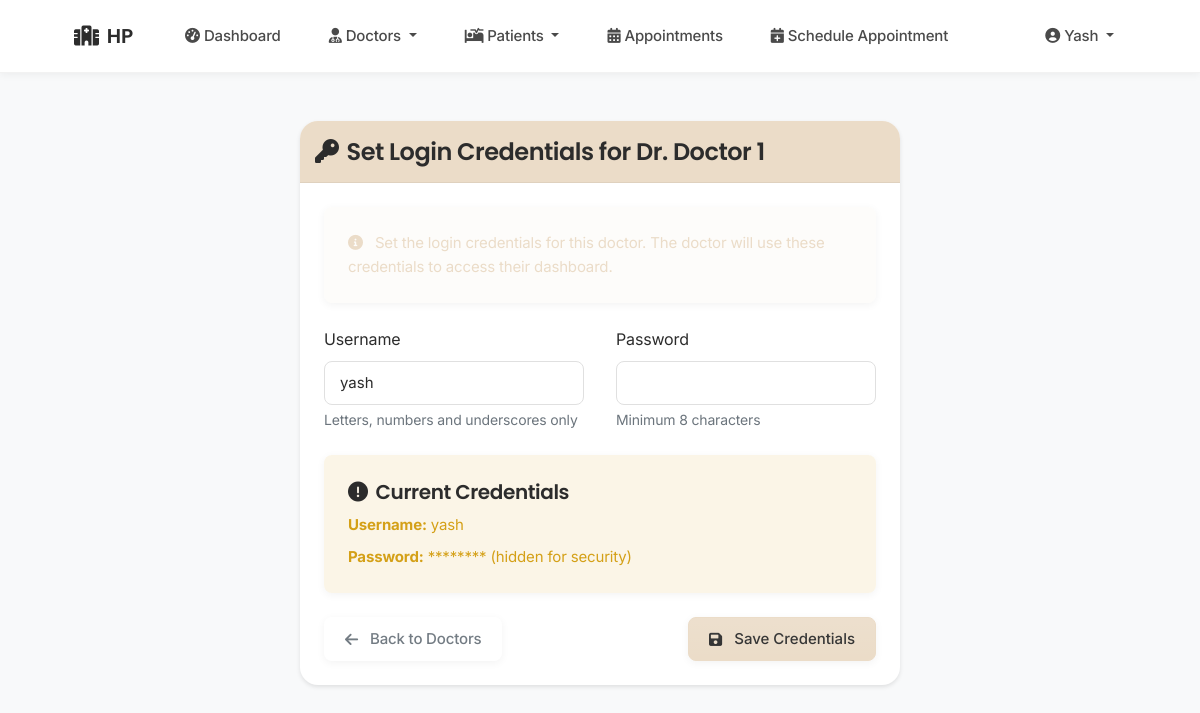
Page /admin/set_doctor_credentials/1 (signed in) on the committed database.
### tables this page shows
CREATE TABLE doctors (
                id INTEGER PRIMARY KEY AUTOINCREMENT,
                name TEXT NOT NULL,
                specialization TEXT NOT NULL,
                experience INTEGER,
                consultation_fee REAL,
                contact TEXT,
                bio TEXT,
                image_path TEXT,
                username TEXT UNIQUE,
                password TEXT,
                created_by INTEGER,
                hospital_id INTEGER NOT NULL,
                FOREIGN KEY (created_by) REFERENCES staff(id),
                FOREIGN KEY (hospital_id) REFERENCES staff(id)
            );

### app.py (the view, shortened to what this page needs)
@app.route('/admin/set_doctor_credentials/<int:doctor_id>', methods=['GET', 'POST'])
def set_doctor_credentials(doctor_id):
    if 'user_id' not in session or session['user_type'] != 'admin':
        return redirect(url_for('login'))
    conn = get_db_connection()
    doctor = conn.execute('SELECT * FROM doctors WHERE id = ? AND hospital_id = ?',
                         (doctor_id, session['hospital_id'])).fetchone()
    if not doctor:
        flash('Doctor not found', 'danger')
        return redirect(url_for('view_doctors'))
    return render_template('admin/set_doctor_credentials.html', doctor=doctor)

### app.py (called while the page is built)
@app.context_processor
def utility_processor():
    def now():
        return datetime.now()
    return dict(now=now)

def get_db_connection():
    try:
        conn = sqlite3.connect(get_db_path())
        conn.row_factory = sqlite3.Row
        return conn
    except sqlite3.Error as e:
        logger.error(f"Database connection error: {e}")
        raise

### database.py (called while the page is built)
def get_db_path():
    app_dir = os.path.dirname(os.path.abspath(__file__))
    if 'RENDER' in os.environ:
        db_dir = os.path.join(app_dir, 'data')
        if not os.path.exists(db_dir):
            os.makedirs(db_dir, exist_ok=True)
            logger.info(f"Created database directory: {db_dir}")
        return os.path.join(db_dir, 'hospital.db')
    else:
        instance_path = os.path.join(app_dir, 'instance')
        if not os.path.exists(instance_path):
            os.makedirs(instance_path, exist_ok=True)
            logger.info(f"Created instance directory: {instance_path}")
        return os.path.join(instance_path, 'hospital.db')

### templates/admin/set_doctor_credentials.html (shortened to what this page needs)
{% extends "base.html" %}
{% block content %}
<div class="container py-4">
    <div class="card credential-card">
        <div class="card-header  text-white" style="border-radius: 8px 8px 0 0;background-color:rgb(235, 220, 200); padding: 15px 15px">
            <h4 class="mb-0">
                <i class="fas fa-key me-2"></i>Set Login Credentials for Dr. {{ doctor.name }}
            </h4>
        </div>
        <div class="card-body p-4">
            <div class="alert alert-info mb-4">
                <i class="fas fa-info-circle me-2"></i>
                Set the login credentials for this doctor. The doctor will use these credentials to access their dashboard.
            </div>
            <form method="POST" action="{{ url_for('set_doctor_credentials', doctor_id=doctor.id) }}" class="needs-validation" novalidate>
                <div class="row g-3">
                    <div class="col-md-6">
                        <label for="username" class="form-label">Username</label>
                        <input type="text" class="form-control" id="username" name="username"
                               value="{{ doctor.username if doctor.username else '' }}" required minlength="4">
                        <div class="form-text text-muted">Letters, numbers and underscores only</div>
                    </div>
                    <div class="col-md-6">
                        <label for="password" class="form-label">Password</label>
                        <input type="password" class="form-control" id="password" name="password" required minlength="8">
                        <div class="form-text text-muted">Minimum 8 characters</div>
                    </div>
                </div>
                {% if doctor.username %}
                <div class="alert alert-warning mt-4">
                    <h5 class="mb-2"><i class="fas fa-exclamation-circle me-2"></i>Current Credentials</h5>
                    <div class="mb-2">
                        <strong>Username:</strong> {{ doctor.username }}
                    </div>
                    <div class="mb-0">
                        <strong>Password:</strong> ******** (hidden for security)
                    </div>
                </div>
                {% endif %}
                <div class="d-flex justify-content-between mt-4">
                    <a href="{{ url_for('view_doctors') }}" class="btn btn-outline-secondary">
                        <i class="fas fa-arrow-left me-1"></i> Back to Doctors
                    </a>
                    <button type="submit" class="btn btn-primary">
                        <i class="fas fa-save me-1"></i> Save Credentials
                    </button>
                </div>
            </form>
        </div>
    </div>
</div>
{% endblock %}

### templates/base.html (shortened to what this page needs)
<!DOCTYPE html>
<html lang="en">
<head>
    <link rel="stylesheet" href="https://cdnjs.cloudflare.com/ajax/libs/font-awesome/6.0.0/css/all.min.css">
    <link href="https://cdn.jsdelivr.net/npm/bootstrap@5.1.3/dist/css/bootstrap.min.css" rel="stylesheet">
</head>
<body class="bg-light">
    <nav class="navbar navbar-expand-lg navbar-light">
        <div class="container">
            <a class="navbar-brand" href="{{ url_for('admin_dashboard') if session.get('user_type') == 'admin' else url_for('doctor_dashboard') }}">
                <i class="fas fa-hospital me-2"></i>{{ session.get('hospital_name', 'Hospital Management') }}
            </a>
            <div class="collapse navbar-collapse" id="navbarNav">
                <ul class="navbar-nav me-auto">
                    {% if session.get('user_id') %}
                        {% if session.get('user_type') == 'admin' %}
                            <li class="nav-item">
                                <a class="nav-link" href="{{ url_for('admin_dashboard') }}">
                                    <i class="fas fa-tachometer-alt me-1"></i>Dashboard
                                </a>
                            </li>
                            <li class="nav-item dropdown">
                                <a class="nav-link dropdown-toggle" href="#" id="doctorsDropdown" role="button" data-bs-toggle="dropdown">
                                    <i class="fas fa-user-md me-1"></i>Doctors
                                </a>
                            </li>
                            <li class="nav-item dropdown">
                                <a class="nav-link dropdown-toggle" href="#" id="patientsDropdown" role="button" data-bs-toggle="dropdown">
                                    <i class="fas fa-procedures me-1"></i>Patients
                                </a>
                            </li>
                            <li class="nav-item">
                                <a class="nav-link" href="{{ url_for('view_appointments') }}">
                                    <i class="fas fa-calendar-alt me-1"></i>Appointments
                                </a>
                            </li>
                            <li class="nav-item">
                                <a class="nav-link" href="{{ url_for('schedule_appointment') }}">
                                    <i class="fas fa-calendar-plus me-1"></i>Schedule Appointment
                                </a>
                            </li>
                        {% endif %}
                    {% endif %}
                </ul>
                <ul class="navbar-nav">
                    {% if session.get('user_id') %}
                        <li class="nav-item dropdown">
                            <a class="nav-link dropdown-toggle" href="#" id="navbarDropdown" role="button" data-bs-toggle="dropdown" aria-expanded="false">
                                <i class="fas fa-user-circle me-1"></i>{{ session.get('name', 'User') }}
                            </a>
                        </li>
                    {% endif %}
                </ul>
            </div>
        </div>
    </nav>
    <main class="container py-4 animate-fade">
        {% block content %}{% endblock %}
    </main>
</body>
</html>

### templates/base.html (style rules this page uses)
:root { --primary: rgb(235, 220, 200); --primary-dark: rgb(215, 200, 180); --primary-light: rgba(235, 220, 200, 0.1); --primary-lighter: rgba(235, 220, 200, 0.05); --secondary: rgb(200, 185, 165); --text-primary: #2c2c2c; --text-secondary: #4a4a4a; --bg-light: #fafafa; --white: #ffffff; --border-color: rgba(0,0,0,0.05); --success: #2e8b57; --success-light: rgba(46, 139, 87, 0.1); --info: rgb(235, 220, 200); --info-light: rgba(235, 220, 200, 0.1); --warning: #d4a017; --warning-light: rgba(212, 160, 23, 0.1); --danger: #c41e3a; --danger-light: rgba(196, 30, 58, 0.1); --spacing-xs: 0.5rem; --spacing-sm: 0.75rem; --spacing-md: 1rem; --spacing-lg: 1.5rem; --spacing-xl: 2rem; --radius-xs: 6px; --radius-sm: 10px; --radius-md: 14px; --radius-lg: 18px; --radius-xl: 24px; --radius-2xl: 30px; --radius-full: 9999px; --shadow-sm: 0 2px 8px rgba(0,0,0,0.05); --shadow-md: 0 4px 12px rgba(0,0,0,0.08); --shadow-lg: 0 8px 24px rgba(0,0,0,0.12); --transition-fast: all 0.2s ease; --transition-normal: all 0.3s ease; }
body { font-family: 'Inter', sans-serif; min-height: 100vh; display: flex; flex-direction: column; background-color: var(--bg-light); color: var(--text-primary); line-height: 1.6; -webkit-font-smoothing: antialiased; letter-spacing: -0.01em; }
h1, h2, h3, h4, h5, h6 { font-family: 'Poppins', sans-serif; font-weight: 600; color: var(--text-primary); margin-bottom: var(--spacing-lg); letter-spacing: -0.02em; line-height: 1.3; }
.navbar { background-color: var(--white) !important; padding: var(--spacing-sm) 0; border-bottom: 1px solid var(--border-color); box-shadow: var(--shadow-sm); position: sticky; top: 0; z-index: 1000; }
.navbar-brand { font-family: 'Poppins', sans-serif; font-weight: 600; font-size: 1.25rem; color: var(--text-primary) !important; padding: var(--spacing-xs) var(--spacing-sm); border-radius: var(--radius-md); transition: var(--transition-fast); }
.nav-link { font-weight: 500; color: var(--text-secondary) !important; padding: var(--spacing-sm) var(--spacing-md) !important; border-radius: var(--radius-md); transition: var(--transition-fast); margin: 0 var(--spacing-xs); font-size: 0.9375rem; }
main { flex: 1 0 auto; padding: var(--spacing-xl) 0; }
.btn { padding: 0.625rem 1.25rem; font-weight: 500; border-radius: var(--radius-md); transition: var(--transition-fast); position: relative; overflow: hidden; min-width: 120px; height: 44px; display: inline-flex; align-items: center; justify-content: center; gap: var(--spacing-xs); font-size: 0.9375rem; line-height: 1.5; text-align: center; white-space: nowrap; vertical-align: middle; cursor: pointer; user-select: none; border: 1px solid transparent; box-shadow: var(--shadow-sm); }
.btn::after { content: ''; position: absolute; top: 0; left: 0; width: 100%; height: 100%; background: linear-gradient(rgba(255,255,255,0.1), rgba(255,255,255,0)); pointer-events: none; transition: var(--transition-fast); }
.btn-primary { background-color: var(--primary) !important; border-color: var(--primary) !important; color: var(--text-primary) !important; }
.alert { border-radius: var(--radius-lg); border: none; box-shadow: var(--shadow-sm); padding: var(--spacing-lg); margin-bottom: var(--spacing-lg); font-size: 0.9375rem; line-height: 1.6; }
.form-control, .form-select { height: 44px; padding: 0.625rem 1rem; font-size: 0.9375rem; border-radius: var(--radius-md); border: 1px solid var(--border-color); transition: var(--transition-fast); line-height: 1.5; color: var(--text-primary); }
.form-control::placeholder { color: var(--text-secondary); opacity: 0.7; }
.container { padding-left: var(--spacing-xl); padding-right: var(--spacing-xl); }
.row { margin-left: calc(-1 * var(--spacing-md)); margin-right: calc(-1 * var(--spacing-md)); }
.row > [class*="col-"] { padding-left: var(--spacing-md); padding-right: var(--spacing-md); }
.animate-fade { animation: fadeIn 0.4s ease-out; }
.alert-info { background-color: var(--info-light); border-color: var(--info); color: var(--info); }
.alert-warning { background-color: var(--warning-light); border-color: var(--warning); color: var(--warning); }
.card { border-radius: var(--radius-lg); border: 1px solid var(--border-color); box-shadow: var(--shadow-sm); overflow: hidden; transition: var(--transition-normal); }
.card-header { background-color: var(--primary); border-bottom: 1px solid var(--border-color); padding: var(--spacing-lg); }
.card-body { padding: var(--spacing-xl); }

### rows in the picture
doctors: get "Yash", name "Doctor 1", username "yash"

### other values in the picture
{{ session.get('hospital_name', 'Hospital Management') }} "HP"
